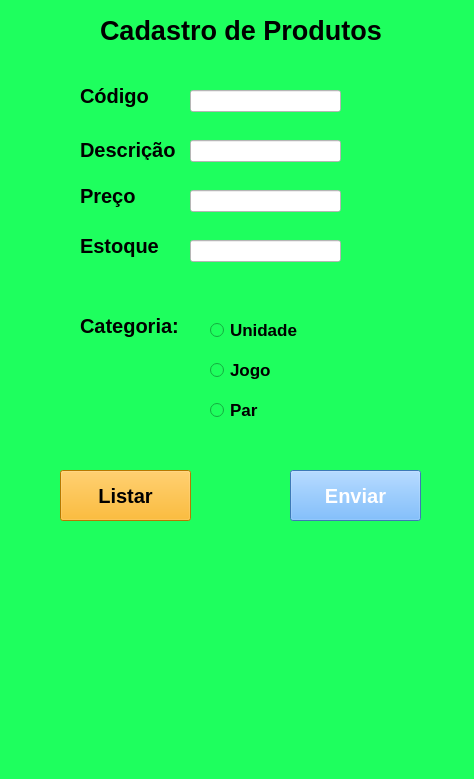
<?xml version="1.0" encoding="UTF-8"?>
<ui version="4.0">
 <class>MainWindow</class>
 <widget class="QMainWindow" name="MainWindow">
  <property name="geometry">
   <rect>
    <x>0</x>
    <y>0</y>
    <width>474</width>
    <height>779</height>
   </rect>
  </property>
  <property name="windowTitle">
   <string>MainWindow</string>
  </property>
  <property name="styleSheet">
   <string notr="true">background-color: rgb(30, 255, 94);</string>
  </property>
  <widget class="QWidget" name="centralwidget">
   <widget class="QLabel" name="label">
    <property name="geometry">
     <rect>
      <x>100</x>
      <y>10</y>
      <width>291</width>
      <height>41</height>
     </rect>
    </property>
    <property name="font">
     <font>
      <pointsize>20</pointsize>
      <weight>75</weight>
      <bold>true</bold>
     </font>
    </property>
    <property name="text">
     <string>Cadastro de Produtos</string>
    </property>
   </widget>
   <widget class="QLabel" name="label_2">
    <property name="geometry">
     <rect>
      <x>80</x>
      <y>80</y>
      <width>71</width>
      <height>31</height>
     </rect>
    </property>
    <property name="font">
     <font>
      <pointsize>15</pointsize>
      <weight>75</weight>
      <bold>true</bold>
     </font>
    </property>
    <property name="text">
     <string>Código</string>
    </property>
   </widget>
   <widget class="QLabel" name="label_3">
    <property name="geometry">
     <rect>
      <x>80</x>
      <y>140</y>
      <width>101</width>
      <height>20</height>
     </rect>
    </property>
    <property name="font">
     <font>
      <pointsize>15</pointsize>
      <weight>75</weight>
      <bold>true</bold>
     </font>
    </property>
    <property name="text">
     <string>Descrição</string>
    </property>
   </widget>
   <widget class="QLabel" name="label_4">
    <property name="geometry">
     <rect>
      <x>80</x>
      <y>180</y>
      <width>61</width>
      <height>31</height>
     </rect>
    </property>
    <property name="font">
     <font>
      <pointsize>15</pointsize>
      <weight>75</weight>
      <bold>true</bold>
     </font>
    </property>
    <property name="text">
     <string>Preço</string>
    </property>
   </widget>
   <widget class="QLabel" name="label_5">
    <property name="geometry">
     <rect>
      <x>80</x>
      <y>230</y>
      <width>91</width>
      <height>31</height>
     </rect>
    </property>
    <property name="font">
     <font>
      <pointsize>15</pointsize>
      <weight>75</weight>
      <bold>true</bold>
     </font>
    </property>
    <property name="text">
     <string>Estoque</string>
    </property>
   </widget>
   <widget class="QLineEdit" name="lineEdit">
    <property name="geometry">
     <rect>
      <x>190</x>
      <y>90</y>
      <width>151</width>
      <height>22</height>
     </rect>
    </property>
    <property name="styleSheet">
     <string notr="true">background-color: rgb(255, 255, 255);</string>
    </property>
   </widget>
   <widget class="QLineEdit" name="lineEdit_2">
    <property name="geometry">
     <rect>
      <x>190</x>
      <y>140</y>
      <width>151</width>
      <height>22</height>
     </rect>
    </property>
    <property name="styleSheet">
     <string notr="true">background-color: rgb(255, 255, 255);</string>
    </property>
   </widget>
   <widget class="QLineEdit" name="lineEdit_3">
    <property name="geometry">
     <rect>
      <x>190</x>
      <y>190</y>
      <width>151</width>
      <height>22</height>
     </rect>
    </property>
    <property name="styleSheet">
     <string notr="true">background-color: rgb(255, 255, 255);</string>
    </property>
   </widget>
   <widget class="QLineEdit" name="lineEdit_4">
    <property name="geometry">
     <rect>
      <x>190</x>
      <y>240</y>
      <width>151</width>
      <height>22</height>
     </rect>
    </property>
    <property name="styleSheet">
     <string notr="true">background-color: rgb(255, 255, 255);</string>
    </property>
   </widget>
   <widget class="QRadioButton" name="radioButton">
    <property name="geometry">
     <rect>
      <x>210</x>
      <y>320</y>
      <width>101</width>
      <height>20</height>
     </rect>
    </property>
    <property name="font">
     <font>
      <pointsize>13</pointsize>
      <weight>75</weight>
      <bold>true</bold>
     </font>
    </property>
    <property name="text">
     <string>Unidade</string>
    </property>
   </widget>
   <widget class="QRadioButton" name="radioButton_2">
    <property name="geometry">
     <rect>
      <x>210</x>
      <y>360</y>
      <width>91</width>
      <height>20</height>
     </rect>
    </property>
    <property name="font">
     <font>
      <pointsize>13</pointsize>
      <weight>75</weight>
      <bold>true</bold>
     </font>
    </property>
    <property name="text">
     <string>Jogo</string>
    </property>
   </widget>
   <widget class="QRadioButton" name="radioButton_3">
    <property name="geometry">
     <rect>
      <x>210</x>
      <y>400</y>
      <width>91</width>
      <height>20</height>
     </rect>
    </property>
    <property name="font">
     <font>
      <pointsize>13</pointsize>
      <weight>75</weight>
      <bold>true</bold>
     </font>
    </property>
    <property name="text">
     <string>Par</string>
    </property>
   </widget>
   <widget class="QLabel" name="label_6">
    <property name="geometry">
     <rect>
      <x>80</x>
      <y>310</y>
      <width>111</width>
      <height>31</height>
     </rect>
    </property>
    <property name="font">
     <font>
      <pointsize>15</pointsize>
      <weight>75</weight>
      <bold>true</bold>
     </font>
    </property>
    <property name="text">
     <string>Categoria:</string>
    </property>
   </widget>
   <widget class="QPushButton" name="pushButton">
    <property name="geometry">
     <rect>
      <x>290</x>
      <y>470</y>
      <width>131</width>
      <height>51</height>
     </rect>
    </property>
    <property name="font">
     <font>
      <pointsize>15</pointsize>
      <weight>75</weight>
      <bold>true</bold>
     </font>
    </property>
    <property name="styleSheet">
     <string notr="true">background-color: rgb(85, 170, 255);
color: rgb(255, 255, 255);</string>
    </property>
    <property name="text">
     <string>Enviar</string>
    </property>
   </widget>
   <widget class="QPushButton" name="pushButton_2">
    <property name="geometry">
     <rect>
      <x>60</x>
      <y>470</y>
      <width>131</width>
      <height>51</height>
     </rect>
    </property>
    <property name="font">
     <font>
      <pointsize>15</pointsize>
      <weight>75</weight>
      <bold>true</bold>
     </font>
    </property>
    <property name="styleSheet">
     <string notr="true">background-color: rgb(255, 170, 0);
color: rgb(0, 0, 0);</string>
    </property>
    <property name="text">
     <string>Listar</string>
    </property>
   </widget>
  </widget>
  <widget class="QMenuBar" name="menubar">
   <property name="geometry">
    <rect>
     <x>0</x>
     <y>0</y>
     <width>474</width>
     <height>26</height>
    </rect>
   </property>
  </widget>
  <widget class="QStatusBar" name="statusbar"/>
 </widget>
 <resources/>
 <connections/>
</ui>
